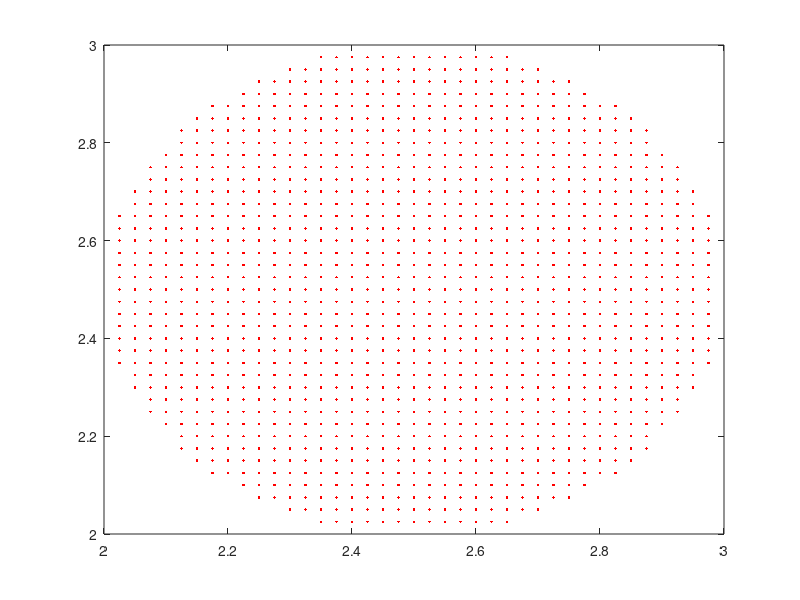

The MATLAB script that drew this image:
%% Filename : Cylinder2d_cubic.m

clf
clear all;
clc;
%% Mesh parameters.
radius = 0.5;
D = 2.0*radius
GAS_LS_INIT = 0.0
Lx = 5.0; Ly = 5.0;
Nx = 200; Ny = 200;
dx = Lx/Nx
dy = Ly/Ny


%% disk parameters.
h = dx;
X_shift = Lx/2; Y_shift = Ly/2;  
%h/16 to put marker away from grid lines on second level
%The markers are symmetric on single level (by taking odd #cells)
X_com = 0.0;
Y_com = 0.0;

%% write out the points.

counter = 0;
Npts = floor(radius/h);

%1st quadrant
idx = 0; 
for j = 1:Npts
    y = Y_com + (j)*h;
    for i = 1:Npts
        x = X_com + (i)*h;
        
        dist2 = (x-X_com)^2 + (y-Y_com)^2;
        if (dist2 <= radius^2)
            idx = idx+1;
            X_first(idx) = x; 
            Y_first(idx) = y; 
        end
    end
end
quad_pts = idx;

%2nd quadrant
idx = 0;
for k = 1:quad_pts
            x = X_first(k);
            y = Y_first(k);
          
            idx = idx+1;
            X_second(idx) = -x; 
            Y_second(idx) = y; 
end

%3rd quadrant
idx  = 0;
for k = 1:quad_pts
            x = X_first(k);
            y = Y_first(k);
          
            idx = idx+1;
            X_third(idx) = -x; 
            Y_third(idx) = -y; 
end

%4th quadrant
idx  = 0;
for k = 1:quad_pts
            x = X_first(k);
            y = Y_first(k);
          
            idx = idx+1;
            X_fourth(idx) = x; 
            Y_fourth(idx) = -y; 
end

%X-axis
idx = 0;
for k = -Npts+1:Npts-1
            x = X_com + k*h;
            y = Y_com;
          
            idx = idx+1;
            X_xaxis(idx) = x; 
            Y_xaxis(idx) = y; 
end

%Y-axis
idx = 0;
for k = -Npts+1:Npts-1
            x = X_com;
            y = Y_com + k*h;
          
            idx = idx+1;
            X_yaxis(idx) = x; 
            Y_yaxis(idx) = y; 
end

%%

X_array = [X_first,X_second,X_third,X_fourth,X_xaxis,X_yaxis];
Y_array = [Y_first,Y_second,Y_third,Y_fourth,Y_xaxis,Y_yaxis];

X_array = X_array + X_shift;
Y_array = Y_array + Y_shift;
    
%% plot the coordinates
clf
plot(X_first, Y_first, 'r.');
hold on;
plot(X_second, Y_second, 'k.');
hold on;
plot(X_third, Y_third, 'g.');
hold on;
plot(X_fourth, Y_fourth, 'c.');
hold on;
plot(X_xaxis, Y_xaxis, 'ro');
hold on;
plot(X_yaxis, Y_yaxis, 'ko');
hold on;
axis('equal')
hold off;


%% write the coordinates in the file
fid = fopen('cylinder2d.vertex','wt');
fprintf(fid,'%d\n', length(X_array));
for i = 1:length(X_array)
    fprintf(fid,'%f\t%f\n',X_array(i),Y_array(i));
end
fclose(fid); 

%% plot the disk

clf
plot(X_array, Y_array, 'r.');